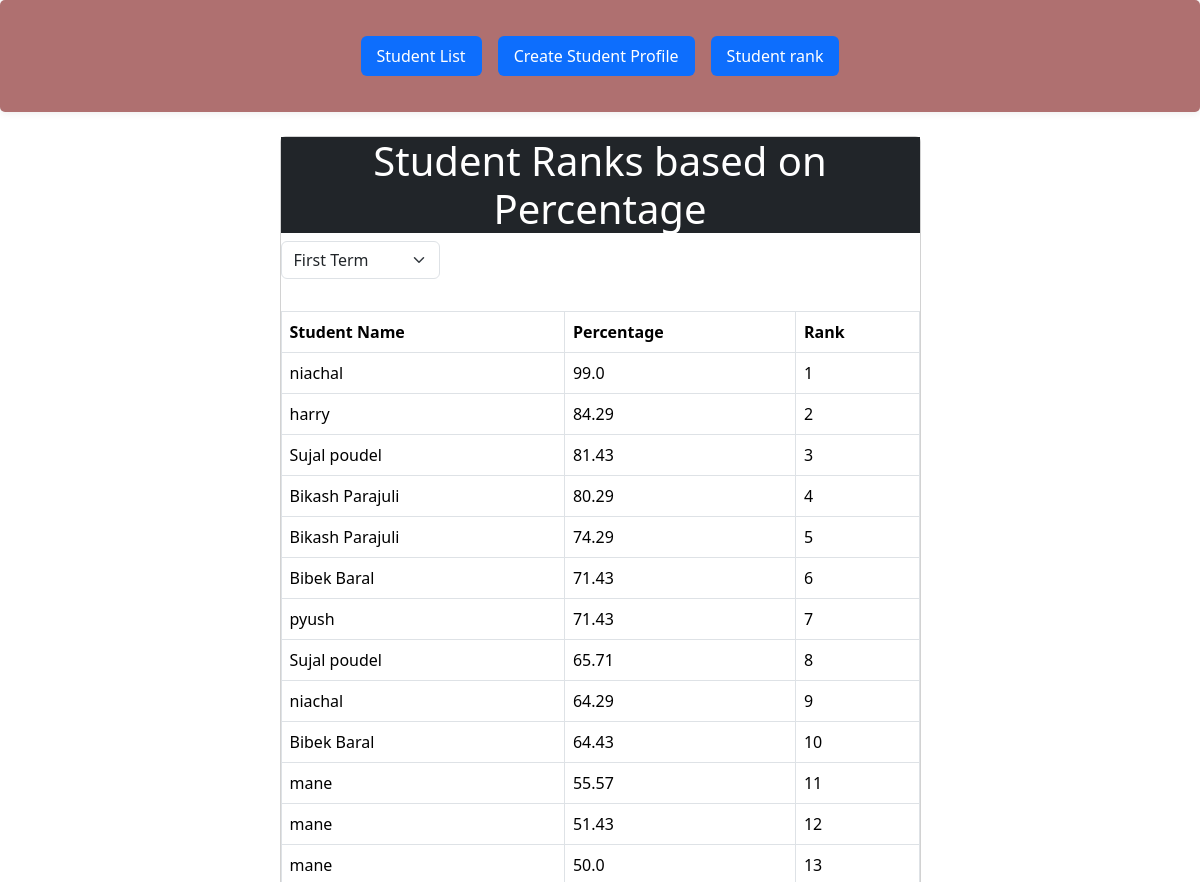
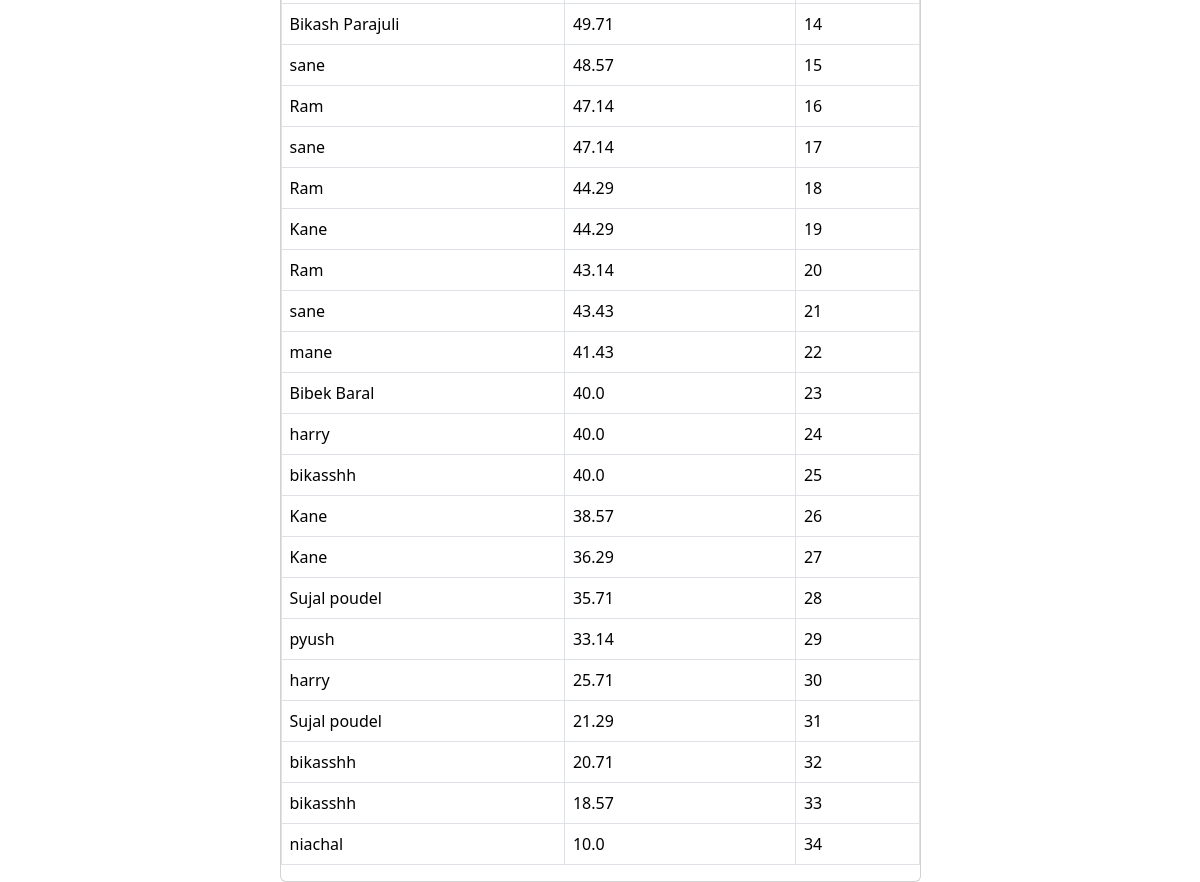
/student_rank/, run on the app's committed database (2 pictures, top to bottom).
### grading_tool/models.py (models this page shows, shortened)
class Marks(models.Model):
    TERM_CHOICES = (
        ("First Term", "first_term"), ("Second Term", "second_term"), ("Final Term", "final_term")
    )
    marks_english = models.IntegerField(validators=[MaxValueValidator(100)])
    marks_nepali = models.IntegerField(validators=[MaxValueValidator(100)])
    marks_science = models.IntegerField(validators=[MaxValueValidator(100)])
    marks_math = models.IntegerField(validators=[MaxValueValidator(100)])
    marks_social = models.IntegerField(validators=[MaxValueValidator(100)])
    marks_eph = models.IntegerField(validators=[MaxValueValidator(100)])
    marks_occupation = models.IntegerField(validators=[MaxValueValidator(100)])
    marks_economics = models.IntegerField(validators=[MaxValueValidator(100)])
    students = models.ForeignKey(Student_profile, on_delete=models.CASCADE, blank=True, null=True)
    term = models.CharField(max_length=250, choices=TERM_CHOICES, default="first term")
    def Calculate_percentage(self):
        Total_marks = self.marks_english + self.marks_nepali + self.marks_science + self.marks_math + self.marks_social + self.marks_eph + self.marks_occupation
        Total_sub = 7
        maximum_marks_per_subject = 100
        total_maximum_marks = maximum_marks_per_subject * Total_sub
        percentage = (Total_marks / total_maximum_marks) * 100
        return round(percentage, 2)

class Student_profile(models.Model):
    student_name = models.CharField(max_length=100)
    student_age = models.IntegerField()
    student_rollno = models.IntegerField()
    student_address = models.CharField(max_length=250)
    student_contact = models.IntegerField()
    student_email = models.CharField(blank=True, null=True, max_length=250)
    student_standard = models.IntegerField()
    student_photo = models.ImageField(upload_to='student_photos/', null=True, blank=True)

### grading_tool/views.py (the view)
# urls.py: path('student_rank/', StudentRankListView.as_view(), name='student_rank'),
class StudentRankListView(ListView):
    model = Marks
    template_name = 'student_rank.html'  # Update with your actual template name
    context_object_name = 'object_list'
    def get_queryset(self):
        term = self.request.GET.get('term')
        if term:
            queryset = Marks.objects.filter(term=term).annotate(
                percentage=ExpressionWrapper(
                    (
                        F('marks_english') + F('marks_nepali') + F('marks_science') +
                        F('marks_math') + F('marks_social') + F('marks_eph') + F('marks_occupation')
                    ) * 100 / (7 * 100),
                    output_field=FloatField()
                 )
            ).order_by('-percentage')
        else:
            queryset = Marks.objects.annotate(
                percentage=ExpressionWrapper(
                    (
                        F('marks_english') + F('marks_nepali') + F('marks_science') +
                        F('marks_math') + F('marks_social') + F('marks_eph') + F('marks_occupation')
                    ) * 100 / (7 * 100),
                    output_field=FloatField()
                 )
            ).order_by('-percentage')
        return queryset

### grading_tool/templates/student_rank.html (shortened to what this page needs)
{% extends 'base.html' %}
{% block content %}
<section>
  <div class="container h-100">
    <div class="row d-flex justify-content-center align-items-center h-100">
      <div class="col-12 col-md-9 col-lg-7 col-xl-7">
        <div class="card mt-4">
          <div class="row">
            <div class="col-sm-12">
              <div class="heading text-center bg-dark text-white">
                <h1>Student Ranks based on Percentage</h1>
              </div>
              <div class="col-sm-3 mb-3">
                <select name="term" class="form-select" id="id_term_select">
                  <option value="First Term" selected>First Term</option>
                </select>
              </div>
            </div>
          </div>
          <table class="table table-bordered mt-3" id="student-rank-table">
            <thead>
              <tr>
                <th>Student Name</th>
                <th>Percentage</th>
                <th>Rank</th>
              </tr>
            </thead>
            <tbody id="student-rank-body">
              {% for mark in object_list %}
              <tr>
                <td>{{ mark.students.student_name }}</td>
                <td>{{ mark.Calculate_percentage }}</td>
                <td>{{ forloop.counter }}</td>
              </tr>
              {% endfor %}
            </tbody>
          </table>
        </div>
      </div>
    </div>
  </div>
</section>
{% endblock %}

### data on the page
Marks: students.student_name "niachal", Calculate_percentage "99.0"
Marks: students.student_name "harry", Calculate_percentage "84.29"
Marks: students.student_name "Sujal poudel", Calculate_percentage "81.43"
Marks: students.student_name "Bikash Parajuli", Calculate_percentage "80.29"
Marks: students.student_name "Bikash Parajuli", Calculate_percentage "74.29"
Marks: students.student_name "Bibek Baral", Calculate_percentage "71.43"
Marks: students.student_name "pyush", Calculate_percentage "71.43"
Marks: students.student_name "Sujal poudel", Calculate_percentage "65.71"
Marks: students.student_name "niachal", Calculate_percentage "64.29"
Marks: students.student_name "Bibek Baral", Calculate_percentage "64.43"
Marks: students.student_name "mane", Calculate_percentage "55.57"
Marks: students.student_name "mane", Calculate_percentage "51.43"
Marks: students.student_name "mane", Calculate_percentage "50.0"
Marks: students.student_name "Bikash Parajuli", Calculate_percentage "49.71"
Marks: students.student_name "sane", Calculate_percentage "48.57"
Marks: students.student_name "Ram", Calculate_percentage "47.14"
Marks: students.student_name "sane", Calculate_percentage "47.14"
Marks: students.student_name "Ram", Calculate_percentage "44.29"
Marks: students.student_name "Kane", Calculate_percentage "44.29"
Marks: students.student_name "Ram", Calculate_percentage "43.14"
Marks: students.student_name "sane", Calculate_percentage "43.43"
Marks: students.student_name "mane", Calculate_percentage "41.43"
Marks: students.student_name "Bibek Baral", Calculate_percentage "40.0"
Marks: students.student_name "harry", Calculate_percentage "40.0"
Marks: students.student_name "bikasshh", Calculate_percentage "40.0"
Marks: students.student_name "Kane", Calculate_percentage "38.57"
Marks: students.student_name "Kane", Calculate_percentage "36.29"
Marks: students.student_name "Sujal poudel", Calculate_percentage "35.71"
Marks: students.student_name "pyush", Calculate_percentage "33.14"
Marks: students.student_name "harry", Calculate_percentage "25.71"
Marks: students.student_name "Sujal poudel", Calculate_percentage "21.29"
Marks: students.student_name "bikasshh", Calculate_percentage "20.71"
Marks: students.student_name "bikasshh", Calculate_percentage "18.57"
Marks: students.student_name "niachal", Calculate_percentage "10.0"
